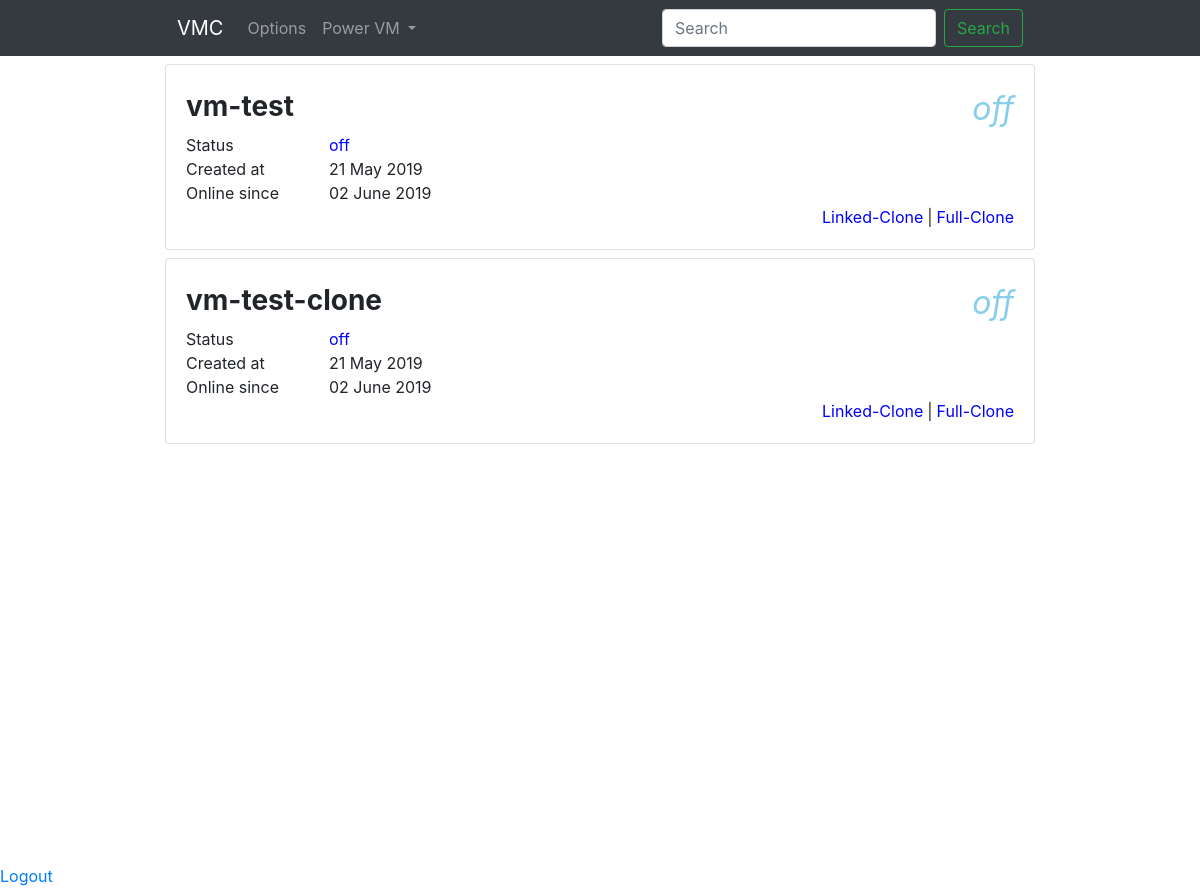
Before: /vmc/ (signed in) with the older database file.
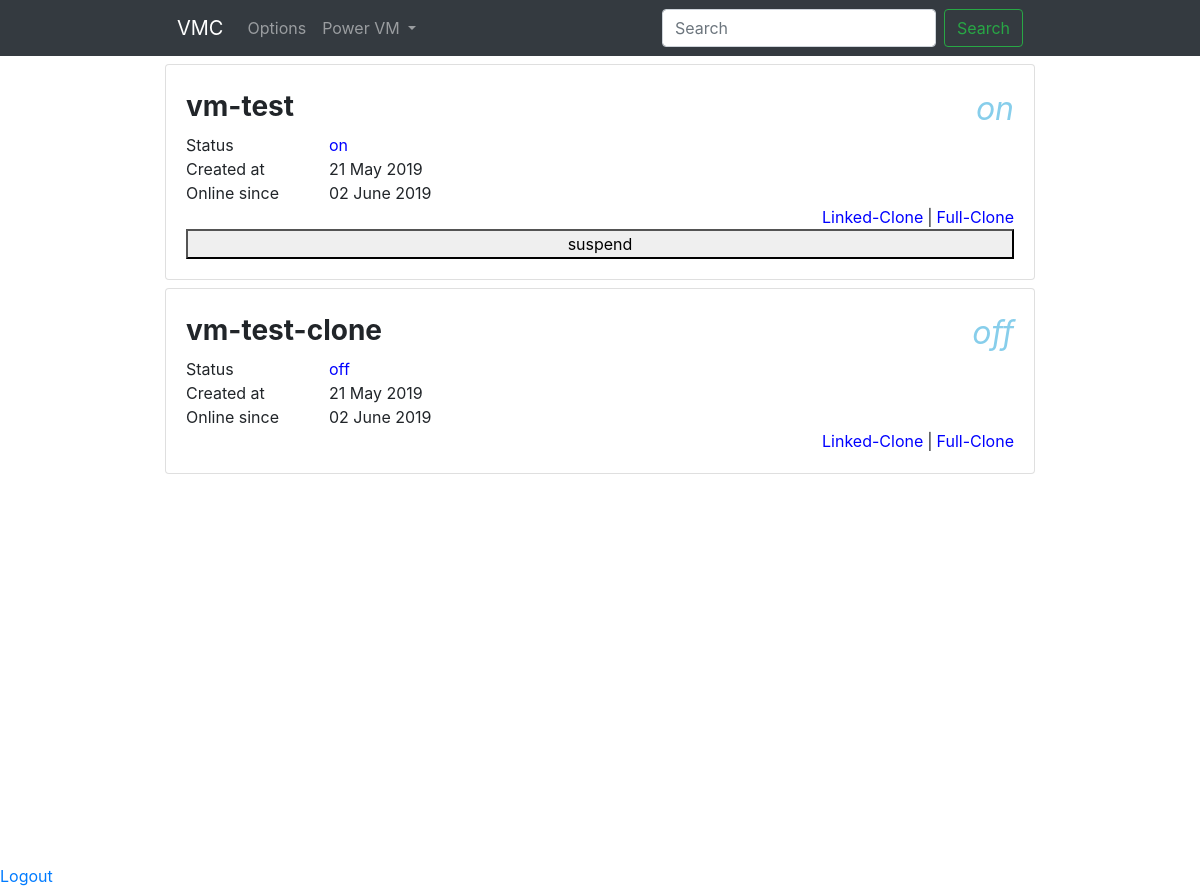
After: the same page with the newer database file.
### vmcservice/models.py (models this page shows, shortened)
class VirtualMachine(models.Model):
    user     = models.ForeignKey(User, on_delete=models.CASCADE, null=True)
    name     = models.CharField(max_length = 32 , default = '')
    username = models.CharField(max_length = 32 , default = '')
    password = models.CharField(max_length = 32 , default = '')
    vmx_path = models.CharField(max_length = 128, default = '')
    status   = models.CharField(max_length = 8  , default = 'off')
    operating_system = models.CharField(max_length = 128, default = 'Ubuntu Server 18.04.2 LTS')

### vmcservice/views.py (the view)
# urls.py: path('vmc/', include('vmcservice.urls')) # index
@login_required(login_url='/vmc/login/')
def index(request):
    vms = VirtualMachine.objects.filter(user=request.user)
    vms_dictionary = {
        'vms' : vms
    }
    return render(request, 'vmcservice/index.html', vms_dictionary)

### vmcservice/templates/vmcservice/index.html (shortened to what this page needs)
<html>
    <head>
        <link rel="stylesheet" href="https://maxcdn.bootstrapcdn.com/bootstrap/4.0.0/css/bootstrap.min.css">
        {% load static %}
        <link rel="stylesheet" href="{% static 'vmcservice/css/index.css' %}">
    </head>
    <body>
        <nav class="navbar navbar-expand-lg navbar-dark bg-dark">
            <div class="container">
                <a class="navbar-brand" href="#">VMC</a>
                <div class="collapse navbar-collapse" id="navbarSupportedContent">
                    <ul class="navbar-nav mr-auto">
                        <li class="nav-item">
                            <a class="nav-link" href="#">Options</a>
                        </li>
                        <li class="nav-item dropdown">
                            <a class="nav-link dropdown-toggle" href="#" id="navbarDropdown" role="button" data-toggle="dropdown" aria-haspopup="true" aria-expanded="false">
                                Power VM
                            </a>
                        </li>
                    </ul>
                    <form class="form-inline my-2 my-lg-0">
                        <input class="form-control mr-sm-2" type="search" placeholder="Search" aria-label="Search">
                        <button class="btn btn-outline-success my-2 my-sm-0" type="submit">Search</button>
                    </form>
                </div>
            </div>
        </nav>
        <div class='container'>
            {% for vm in vms %}
            <div id='vm-{{vm.id}}' class="card card-body mt-2 mb-2">
                <div class='card-head' onclick="goToDetailPage('{{vm.id}}')">
                    <span class='card-title'>{{vm.name}} </span>
                    <span id='big-vm-stat-{{vm.id}}'class='card-status float-right'> {{vm.status}} </span>
                </div>
                <div class='row'>
                    <div class='col-md-2'>Status</div>
                    <div class='col-md-10'>
                        <span id='vm-stat-{{vm.id}}' class='status-text' onclick="powerVM('{{vm.id}}', this.innerHTML)">{{vm.status}}</span>
                    </div>
                    <div class='col-md-2'>Created at</div>
                    <div class='col-md-10'>21 May 2019</div>
                    <div class='col-md-2'>Online since</div>
                    <div class='col-md-10'>02 June 2019</div>
                </div>
                <div class='float-right'>
                    <span class='status-text float-right'>Full-Clone</span>
                    <span class='float-right mr-1 ml-1'> | </span>
                    <span class='status-text float-right'>Linked-Clone</span>
                </div>
                {% if vm.status == "on" %}
                <button id='suspend-{{vm.id}}' onclick='onclickSuspend("{{vm.id}}")'>suspend</button>
                {% endif %}
            </div>
            {% endfor %}
        </div>
        <a href="/vmc/logout/">Logout</a>
    </body>
</html>

### vmcservice/static/vmcservice/css/index.css (style rules this page uses)
.container { width: 75%; height: 100%; margin: 0 auto; }
.card-head { cursor: pointer; }
.card-title { font-size: 28px; font-weight: bold; }
.card-status { font-size: 32px; font-style: italic; color: skyblue; }
.status-text { color: blue; }

Changed rows visible on the page:
changed VirtualMachine "vm-test": status "off" → "on"; now shows "suspend"
